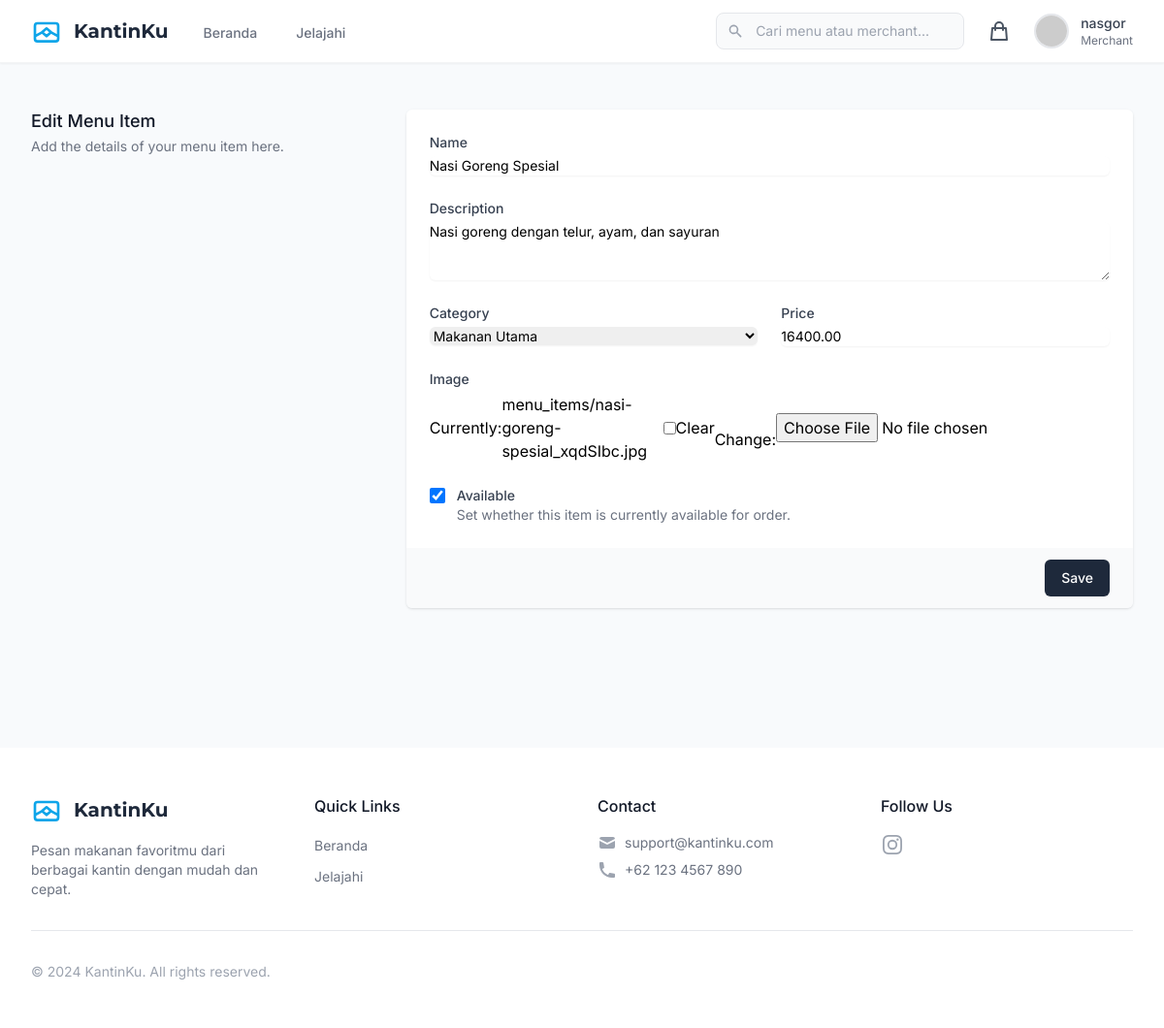
/dashboard/menu/15/edit/ (signed in), run on an earlier commit of the app's database.
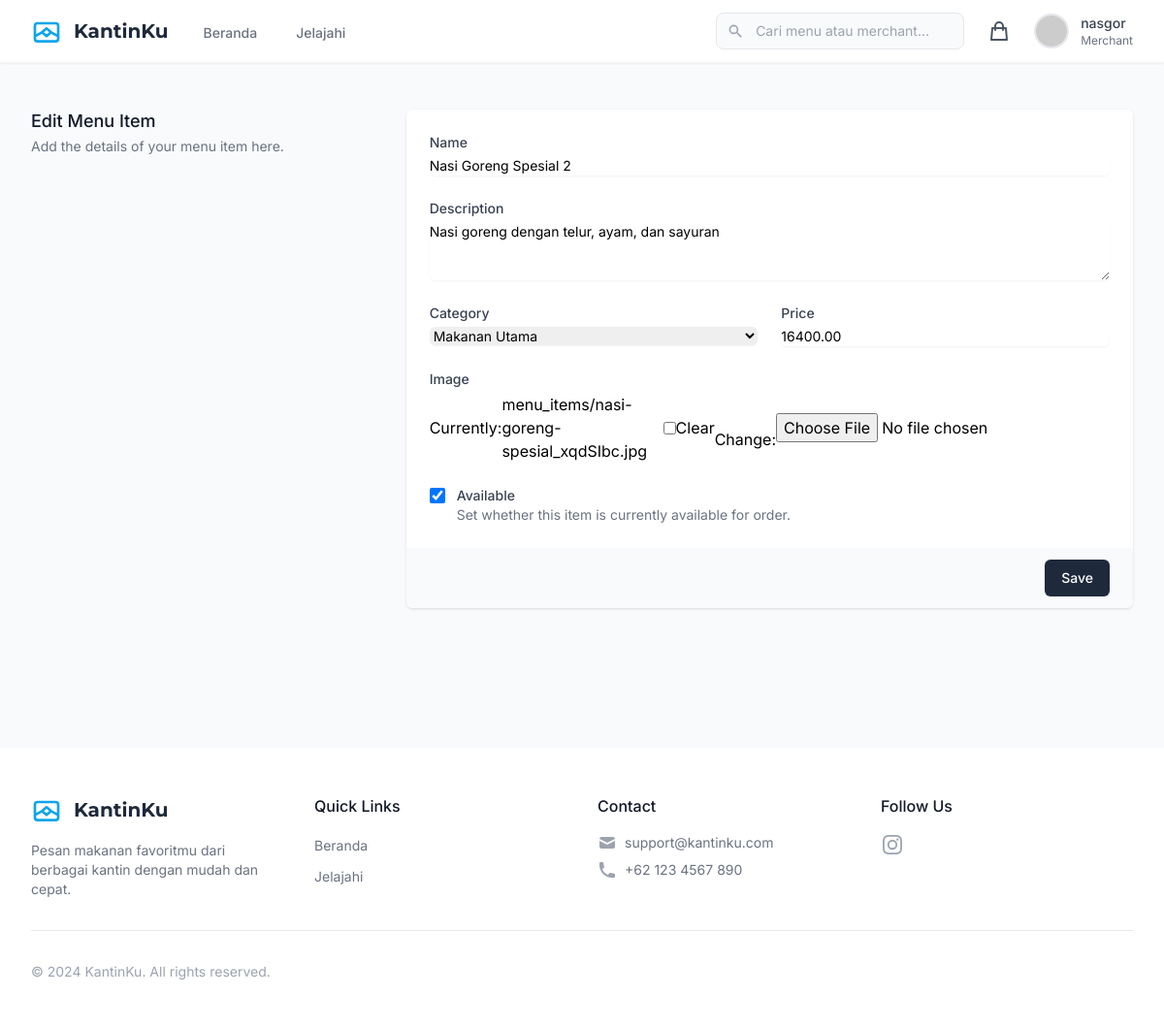
And on a later commit of the database.
### accounts/models.py (models this page shows, shortened)
class User(AbstractUser):
    is_merchant = models.BooleanField(default=False)
    phone_number = models.CharField(max_length=15, blank=True)
    address = models.TextField(blank=True)

### merchants/models.py (models this page shows, shortened)
class MenuItem(models.Model):
    merchant = models.ForeignKey(Merchant, on_delete=models.CASCADE)
    category = models.ForeignKey(Category, on_delete=models.SET_NULL, null=True)
    name = models.CharField(max_length=100)
    description = models.TextField()
    price = models.DecimalField(max_digits=10, decimal_places=2)
    image = models.ImageField(upload_to='menu_items/', blank=True, null=True)
    is_available = models.BooleanField(default=True)
    created_at = models.DateTimeField(auto_now_add=True)
    updated_at = models.DateTimeField(auto_now=True)

### merchants/views.py (the view)
# urls.py: path('dashboard/menu/<int:pk>/edit/', views.MenuItemUpdateView.as_view(), name='menu_edit'),
class MenuItemUpdateView(LoginRequiredMixin, UpdateView):
    model = MenuItem
    form_class = MenuItemForm
    template_name = 'merchants/dashboard/menu_form.html'
    success_url = reverse_lazy('merchants:dashboard')

### merchants/forms.py
class MenuItemForm(forms.ModelForm):
    class Meta:
        model = MenuItem
        fields = ['category', 'name', 'description', 'price', 'image', 'is_available']
        widgets = {
            'name': forms.TextInput(attrs={
                'class': 'mt-1 block w-full rounded-md border-gray-300 shadow-sm focus:border-primary focus:ring-primary sm:text-sm'
            }),
            'description': forms.Textarea(attrs={
                'rows': 3,
                'class': 'mt-1 block w-full rounded-md border-gray-300 shadow-sm focus:border-primary focus:ring-primary sm:text-sm'
            }),
            'category': forms.Select(attrs={
                'class': 'mt-1 block w-full rounded-md border-gray-300 shadow-sm focus:border-primary focus:ring-primary sm:text-sm'
            }),
            'price': forms.NumberInput(attrs={
                'class': 'mt-1 block w-full rounded-md border-gray-300 shadow-sm focus:border-primary focus:ring-primary sm:text-sm'
            }),
            'is_available': forms.CheckboxInput(attrs={
                'class': 'h-4 w-4 text-primary focus:ring-primary border-gray-300 rounded'
            })
        }

### merchants/models.py (called while the page is built)
    def __str__(self):
        return self.name

### orders/context_processors.py (called while the page is built)
def cart_count(request):
    if request.user.is_authenticated:
        from .models import Cart
        cart = Cart.objects.filter(user=request.user).first()
        if cart:
            return {'cart_count': cart.items.count()}
    return {'cart_count': 0}

### templates/merchants/dashboard/menu_form.html (shortened to what this page needs)
{% extends 'base.html' %}
{% block content %}
<div class="max-w-7xl mx-auto px-4 sm:px-6 lg:px-8 py-12">
    <div class="md:grid md:grid-cols-3 md:gap-6">
        <div class="md:col-span-1">
            <h3 class="text-lg font-medium leading-6 text-gray-900">
                {% if form.instance.pk %}Edit{% else %}Add New{% endif %} Menu Item
            </h3>
            <p class="mt-1 text-sm text-gray-500">
                Add the details of your menu item here.
            </p>
        </div>
        <div class="mt-5 md:mt-0 md:col-span-2">
            <form method="post" enctype="multipart/form-data">
                <div class="shadow sm:rounded-md sm:overflow-hidden">
                    <div class="px-4 py-5 bg-white space-y-6 sm:p-6">
                        <div>
                            <label class="block text-sm font-medium text-gray-700">Name</label>
                            <div class="mt-1">
                                {{ form.name }}
                            </div>
                        </div>
                        <div>
                            <label class="block text-sm font-medium text-gray-700">Description</label>
                            <div class="mt-1">
                                {{ form.description }}
                            </div>
                        </div>
                        <div class="grid grid-cols-2 gap-6">
                            <div>
                                <label class="block text-sm font-medium text-gray-700">Category</label>
                                <div class="mt-1">
                                    {{ form.category }}
                                </div>
                            </div>
                            <div>
                                <label class="block text-sm font-medium text-gray-700">Price</label>
                                <div class="mt-1">
                                    {{ form.price }}
                                </div>
                            </div>
                        </div>
                        <div>
                            <label class="block text-sm font-medium text-gray-700">Image</label>
                            <div class="mt-1 flex items-center">
                                {{ form.image }}
                            </div>
                        </div>
                        <div class="flex items-start">
                            <div class="flex items-center h-5">
                                {{ form.is_available }}
                            </div>
                            <div class="ml-3 text-sm">
                                <label class="font-medium text-gray-700">Available</label>
                                <p class="text-gray-500">Set whether this item is currently available for order.</p>
                            </div>
                        </div>
                    </div>
                    <div class="px-4 py-3 bg-gray-50 text-right sm:px-6">
                        <button type="submit" class="inline-flex justify-center py-2 px-4 border border-transparent shadow-sm text-sm font-medium rounded-md text-white bg-primary hover:bg-primary-dark focus:outline-none focus:ring-2 focus:ring-offset-2 focus:ring-primary">
                            Save
                        </button>
                    </div>
                </div>
            </form>
        </div>
    </div>
</div>
{% endblock %}

### templates/base.html (shortened to what this page needs)
{% load static %}
<!DOCTYPE html>
<html lang="en">
<head>
    <script src="https://cdn.tailwindcss.com"></script>
</head>
<body class="bg-neutral font-sans">
    <nav class="bg-white shadow-sm border-b border-gray-100" x-data="{ isOpen: false }">
        <div class="max-w-7xl mx-auto px-4 sm:px-6 lg:px-8">
            <div class="flex justify-between h-16">
                <div class="flex">
                    <a href="/" class="flex items-center flex-shrink-0">
                        <span class="ml-3 font-heading font-bold text-xl text-primary">KantinKu</span>
                    </a>
                    <div class="hidden sm:ml-8 sm:flex sm:space-x-8 items-center">
                        <a href="/" class="inline-flex items-center px-1 pt-1 text-sm font-medium {% if request.path == '/' %}text-secondary border-b-2 border-secondary{% else %}text-gray-500 hover:text-gray-700 hover:border-gray-300{% endif %}">
                            Beranda
                        </a>
                        <a href="{% url 'merchants:merchant_list' %}" class="inline-flex items-center px-1 pt-1 text-sm font-medium {% if 'merchant_list' in request.path %}text-secondary border-b-2 border-secondary{% else %}text-gray-500 hover:text-gray-700 hover:border-gray-300{% endif %}">
                            Jelajahi
                        </a>
                    </div>
                </div>
                <div class="hidden sm:ml-6 sm:flex sm:items-center space-x-4">
                    <div class="relative w-64">
                        <input type="text"
                               placeholder="Cari menu atau merchant..."
                               class="w-full pl-10 pr-4 py-2 text-sm text-gray-700 bg-gray-50 rounded-lg border border-gray-200 focus:border-secondary focus:ring-1 focus:ring-secondary">
                        <div class="absolute inset-y-0 left-0 pl-3 flex items-center pointer-events-none">
                        </div>
                    </div>
<div class="relative inline-flex items-center">
    <a href="{% url 'orders:cart' %}" class="relative p-2 text-gray-600 hover:text-secondary transition-colors duration-200">
        <svg class="h-6 w-6" xmlns="http://www.w3.org/2000/svg" fill="none" viewBox="0 0 24 24" stroke="currentColor">
            <path stroke-linecap="round" stroke-linejoin="round" stroke-width="2" d="M16 11V7a4 4 0 00-8 0v4M5 9h14l1 12H4L5 9z"/>
        </svg>
    </a>
</div>
                    {% if user.is_authenticated %}
                    <div class="relative z-40" x-data="{ isOpen: false }">
                        <button @click="isOpen = !isOpen" class="flex items-center space-x-3 focus:outline-none">
                            <img class="h-9 w-9 rounded-full object-cover border-2 border-gray-200"
                                 src="https://ui-avatars.com/api/?name={{ user.username }}&background=0EA5E9&color=fff"
                                 alt="{{ user.username }}">
                            <div class="hidden md:block text-left">
                                <p class="text-sm font-medium text-gray-700">{{ user.username }}</p>
                                <p class="text-xs text-gray-500">{% if user.is_merchant %}Merchant{% else %}Customer{% endif %}</p>
                            </div>
                        </button>
                    </div>
                    {% endif %}
                </div>
            </div>
        </div>
    </nav>
    <main>
        {% block content %}{% endblock %}
    </main>
    <footer class="bg-white mt-24">
        <div class="max-w-7xl mx-auto py-12 px-4 sm:px-6 lg:px-8">
            <div class="grid grid-cols-1 md:grid-cols-4 gap-8">
                <div class="col-span-1">
                    <div class="flex items-center">
                        <span class="ml-3 font-heading font-bold text-xl text-primary">KantinKu</span>
                    </div>
                    <p class="mt-4 text-sm text-gray-500">Pesan makanan favoritmu dari berbagai kantin dengan mudah dan cepat.</p>
                </div>
                <div class="col-span-1">
                    <h3 class="font-medium text-gray-900">Quick Links</h3>
                    <ul class="mt-4 space-y-2">
                        <li>
                            <a href="/" class="text-sm text-gray-500 hover:text-secondary">Beranda</a>
                        </li>
                        <li>
                            <a href="{% url 'merchants:merchant_list' %}" class="text-sm text-gray-500 hover:text-secondary">Jelajahi</a>
                        </li>
                    </ul>
                </div>
                <div class="col-span-1">
                    <h3 class="font-medium text-gray-900">Contact</h3>
                    <ul class="mt-4 space-y-2">
                        <li class="flex items-center text-sm text-gray-500">
                            <svg class="h-5 w-5 text-gray-400 mr-2" xmlns="http://www.w3.org/2000/svg" viewBox="0 0 20 20" fill="currentColor">
                                <path d="M2.003 5.884L10 9.882l7.997-3.998A2 2 0 0016 4H4a2 2 0 00-1.997 1.884z" />
                                <path d="M18 8.118l-8 4-8-4V14a2 2 0 002 2h12a2 2 0 002-2V8.118z" />
                            </svg>
                            support@kantinku.com
                        </li>
                        <li class="flex items-center text-sm text-gray-500">
                            +62 123 4567 890
                        </li>
                    </ul>
                </div>
                <div class="col-span-1">
                    <h3 class="font-medium text-gray-900">Follow Us</h3>
                    <div class="mt-4 flex space-x-4">
                        <a href="#" class="text-gray-400 hover:text-secondary">
                        </a>
                    </div>
                </div>
            </div>
            <div class="mt-8 pt-8 border-t border-gray-200">
                <p class="text-sm text-gray-400">&copy; 2024 KantinKu. All rights reserved.</p>
            </div>
        </div>
    </footer>
</body>
</html>

What changed in the data, as far as the page shows it:
changed MenuItem "Nasi goreng dengan telur, ayam, dan sayuran": name "Nasi Goreng Spesial" → "Nasi Goreng Spesial 2"
